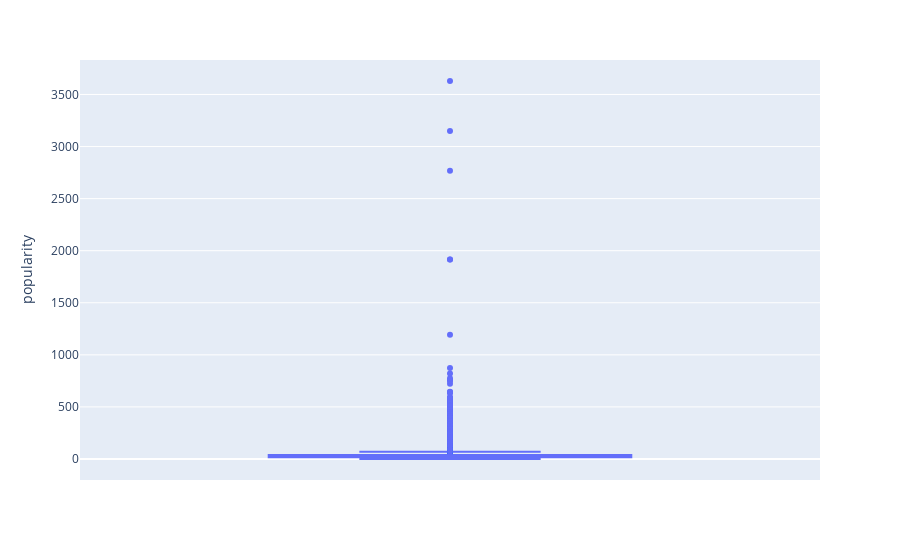
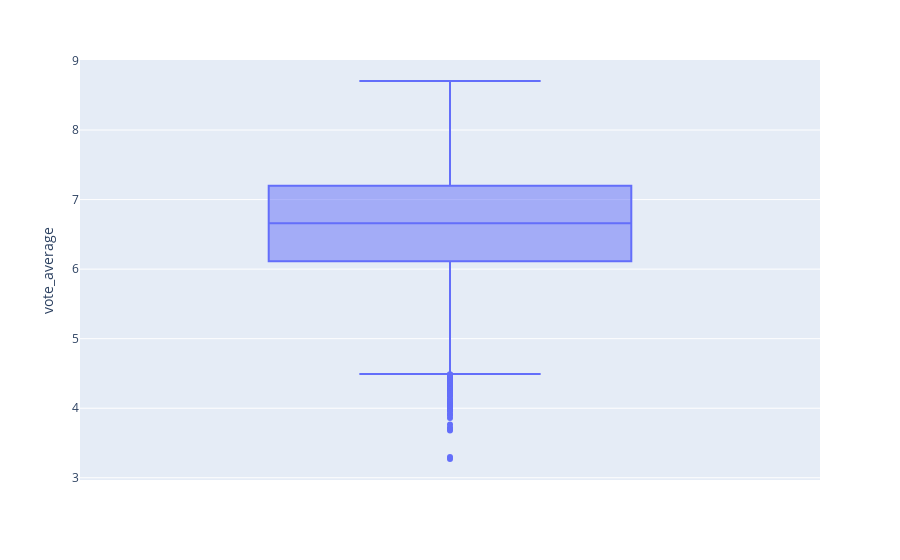
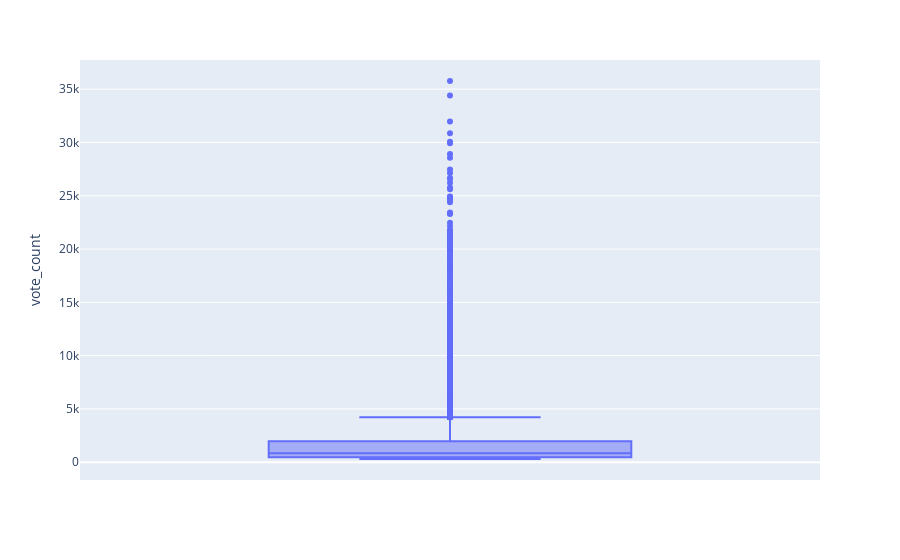

The notebook cell these images were saved under, in order:
### Code cell
float_merged_df=merged_df.select_dtypes(include=['float64','int64']).columns
for col in float_merged_df:
    fig = px.box(float_merged_df, y=merged_df[col])
    fig.update_layout(yaxis_title=col)
    fig.show()

### Figure 1 — Plotly figure (JSON) as saved in the notebook; plotly's stock layout.template omitted (floating-point values rounded to 4 significant figures; data arrays with more than 128 entries replaced by an {"elided": "..."} marker saying what was removed)
{"data": [{"alignmentgroup": "True", "hovertemplate": "y=%{y}<extra></extra>", "legendgroup": "", "marker": {"color": "#636efa"}, "name": "", "notched": false, "offsetgroup": "", "orientation": "v", "showlegend": false, "type": "box", "x0": " ", "xaxis": "x", "y": {"elided": "9399 float values"}, "y0": " ", "yaxis": "y"}], "layout": {"boxmode": "group", "legend": {"tracegroupgap": 0}, "margin": {"t": 60}, "xaxis": {"anchor": "y", "domain": [0, 1]}, "yaxis": {"anchor": "x", "domain": [0, 1], "title": {"text": "popularity"}}}}

### Figure 2 — Plotly figure (JSON) as saved in the notebook; plotly's stock layout.template omitted (floating-point values rounded to 4 significant figures; data arrays with more than 128 entries replaced by an {"elided": "..."} marker saying what was removed)
{"data": [{"alignmentgroup": "True", "hovertemplate": "y=%{y}<extra></extra>", "legendgroup": "", "marker": {"color": "#636efa"}, "name": "", "notched": false, "offsetgroup": "", "orientation": "v", "showlegend": false, "type": "box", "x0": " ", "xaxis": "x", "y": {"elided": "9399 float values"}, "y0": " ", "yaxis": "y"}], "layout": {"boxmode": "group", "legend": {"tracegroupgap": 0}, "margin": {"t": 60}, "xaxis": {"anchor": "y", "domain": [0, 1]}, "yaxis": {"anchor": "x", "domain": [0, 1], "title": {"text": "vote_average"}}}}

### Figure 3 — Plotly figure (JSON) as saved in the notebook; plotly's stock layout.template omitted (floating-point values rounded to 4 significant figures; data arrays with more than 128 entries replaced by an {"elided": "..."} marker saying what was removed)
{"data": [{"alignmentgroup": "True", "hovertemplate": "y=%{y}<extra></extra>", "legendgroup": "", "marker": {"color": "#636efa"}, "name": "", "notched": false, "offsetgroup": "", "orientation": "v", "showlegend": false, "type": "box", "x0": " ", "xaxis": "x", "y": {"elided": "9399 int values"}, "y0": " ", "yaxis": "y"}], "layout": {"boxmode": "group", "legend": {"tracegroupgap": 0}, "margin": {"t": 60}, "xaxis": {"anchor": "y", "domain": [0, 1]}, "yaxis": {"anchor": "x", "domain": [0, 1], "title": {"text": "vote_count"}}}}
